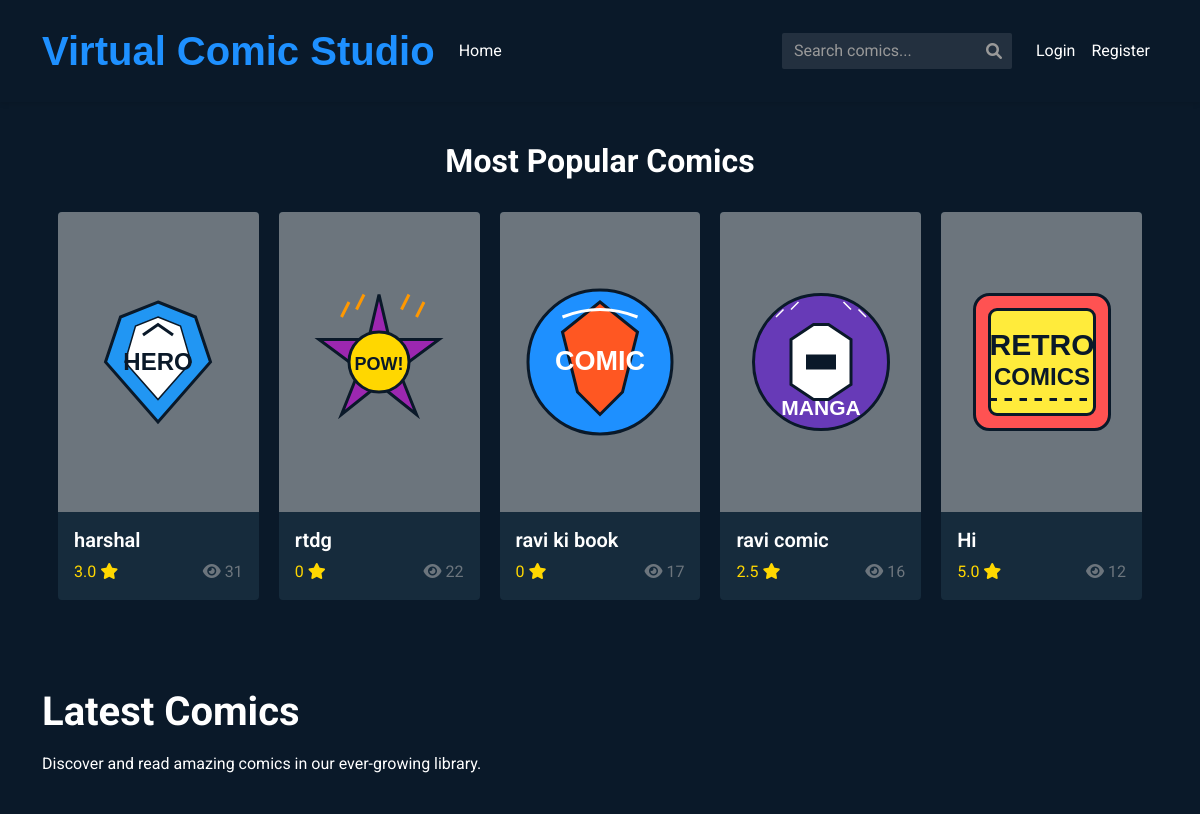
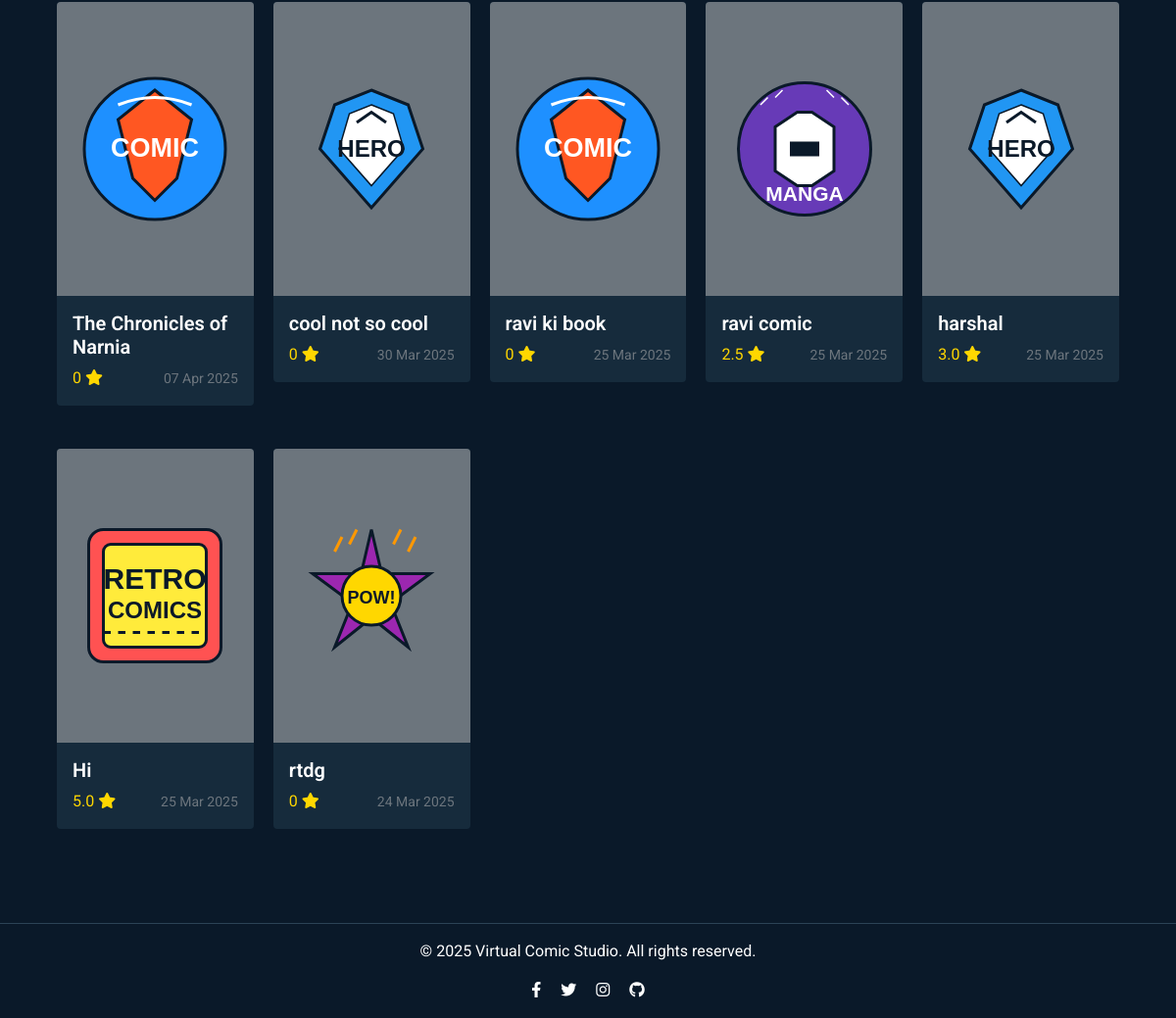
The page / on the database its author committed (2 pictures, top to bottom).
### models.py (models this page shows, shortened)
class Comic(db.Model):
    id = db.Column(db.Integer, primary_key=True)
    title = db.Column(db.String(100), nullable=False)
    description = db.Column(db.Text, nullable=False)
    filename = db.Column(db.String(255), nullable=False, unique=True)
    owner_id = db.Column(db.Integer, db.ForeignKey('user.id'), nullable=False)
    upload_date = db.Column(db.DateTime, default=datetime.datetime.utcnow)
    views = db.Column(db.Integer, default=0)
    logo_id = db.Column(db.Integer, default=1) # Logo ID (1-5)
    reviews = db.relationship('Review', backref='comic', lazy='dynamic', cascade='all, delete-orphan')
    def get_average_rating(self):
        reviews = self.reviews.all()
        if not reviews:
            return 0
        return sum(review.rating for review in reviews) / len(reviews)

### routes.py (the view)
@app.route('/')
def index():
    recent_comics = Comic.query.order_by(Comic.upload_date.desc()).limit(10).all()
    return render_template('index.html', comics=recent_comics)

### templates/index.html (shortened to what this page needs)
{% extends "layout.html" %}  {% block content %}
{% if not search_query and comics|length > 0 %}
<div class="mb-5">
  <center><h2 class="mb-3">Most Popular Comics</h2></center>
  <div class="comics-grid">
    {% set popular_comics = comics|sort(attribute='views', reverse=True) %} {%
    for comic in popular_comics[:5] %}
    <div class="comic-card">
      <a href="{{ url_for('comic_details', comic_id=comic.id) }}">
        <div class="card">
          <div
            class="card-img-container bg-secondary d-flex align-items-center justify-content-center"
          >
            <img
              src="{{ url_for('static', filename='images/logo' + (comic.logo_id|string if comic.logo_id else '1') + '.svg') }}"
              alt="{{ comic.title }}"
              class="comic-logo-display"
            />
          </div>
          <div class="card-body">
            <h5 class="card-title">{{ comic.title }}</h5>
            <div class="d-flex justify-content-between align-items-center">
              <div class="comic-rating">
                {% set rating = comic.get_average_rating()|round(1) %}
                <span>{{ rating }}</span>
                <i class="fas fa-star"></i>
              </div>
              <span class="text-muted">
                <i class="fas fa-eye me-1"></i>{{ comic.views }}
              </span>
            </div>
          </div>
        </div>
      </a>
    </div>
    {% endfor %}
  </div>
</div>
{% endif %}
<div class="mb-4">
  <h1 class="mb-3">
    {% if search_query %}Search Results for "{{ search_query }}"{% else %}Latest
    Comics{% endif %}
  </h1>
  {% if search_query and comics|length == 0 %}
  <div class="alert alert-info">No comics found matching your search.</div>
  {% elif search_query %}
  <p>Found {{ comics|length }} comics matching your search.</p>
  {% else %}
  <p>Discover and read amazing comics in our ever-growing library.</p>
  {% endif %}
</div>
{% if comics|length > 0 %}
<div class="comics-grid">
  {% for comic in comics %}
  <div class="comic-card">
    <a href="{{ url_for('comic_details', comic_id=comic.id) }}">
      <div class="card">
        <div
          class="card-img-container bg-secondary d-flex align-items-center justify-content-center"
        >
          <img
            src="{{ url_for('static', filename='images/logo' + (comic.logo_id|string if comic.logo_id else '1') + '.svg') }}"
            alt="{{ comic.title }}"
            class="comic-logo-display"
          />
        </div>
        <div class="card-body">
          <h5 class="card-title">{{ comic.title }}</h5>
          <div class="d-flex justify-content-between align-items-center">
            <div class="comic-rating">
              {% set rating = comic.get_average_rating()|round(1) %}
              <span>{{ rating }}</span>
              <i class="fas fa-star"></i>
            </div>
            <small class="text-muted"
              >{{ comic.upload_date.strftime('%d %b %Y') }}</small
            >
          </div>
        </div>
      </div>
    </a>
  </div>
  {% endfor %}
</div>
{% endif %} {% endblock %}

### static/css/main.css (style rules this page uses)
:root { --primary-bg: #0a1929; --secondary-bg: #1f4068; --accent-color: #1e90ff; --text-color: #ffffff; --card-bg: #162b3c; --hover-bg: #1d3649; --border-color: #2c4356; --success-color: #46b04a; --warning-color: #e6a23c; --danger-color: #f56c6c; --info-color: #909399; --font-main: "Roboto", "Arial", sans-serif; --standard-padding: 16px; --transition-speed: 0.3s; }
body { font-family: var(--font-main); background-color: var(--primary-bg); color: var(--text-color); margin: 0; padding: 0; line-height: 1.5; }
a { color: var(--text-color); text-decoration: none; transition: color var(--transition-speed) ease; }
h1, h2, h3, h4, h5, h6 { margin-top: 0; font-weight: 700; }
.card { background-color: var(--card-bg); border: none; border-radius: 4px; transition: transform var(--transition-speed), box-shadow var(--transition-speed); margin-bottom: 1.5rem; overflow: hidden; }
.card-body { padding: var(--standard-padding); }
.card-title { margin-bottom: 0.5rem; font-weight: 600; }
.comics-grid { display: grid; grid-template-columns: repeat(auto-fill, minmax(200px, 1fr)); gap: 20px; padding: var(--standard-padding); }
.comic-card { position: relative; height: 100%; }
.comic-card .card-img-container { position: relative; height: 300px; overflow: hidden; }
.comic-card img { width: 100%; height: 100%; object-fit: cover; }
.comic-logo-display { width: 80%; height: 80%; max-width: 150px; max-height: 150px; object-fit: contain; transition: transform var(--transition-speed); }
.comic-rating { color: #ffd700; }

### rows shown on the page
Comic: shows a picture, title "harshal", rating "3.0", views "31", upload_date "25 Mar 2025"
Comic: shows a picture, title "rtdg", rating "0", views "22", upload_date "24 Mar 2025"
Comic: shows a picture, title "ravi ki book", rating "0", views "17", upload_date "25 Mar 2025"
Comic: shows a picture, title "ravi comic", rating "2.5", views "16", upload_date "25 Mar 2025"
Comic: shows a picture, title "Hi", rating "5.0", views "12", upload_date "25 Mar 2025"
Comic: title "The Chronicles of Narnia", rating "0", upload_date "07 Apr 2025"
Comic: title "cool not so cool", rating "0", upload_date "30 Mar 2025"
